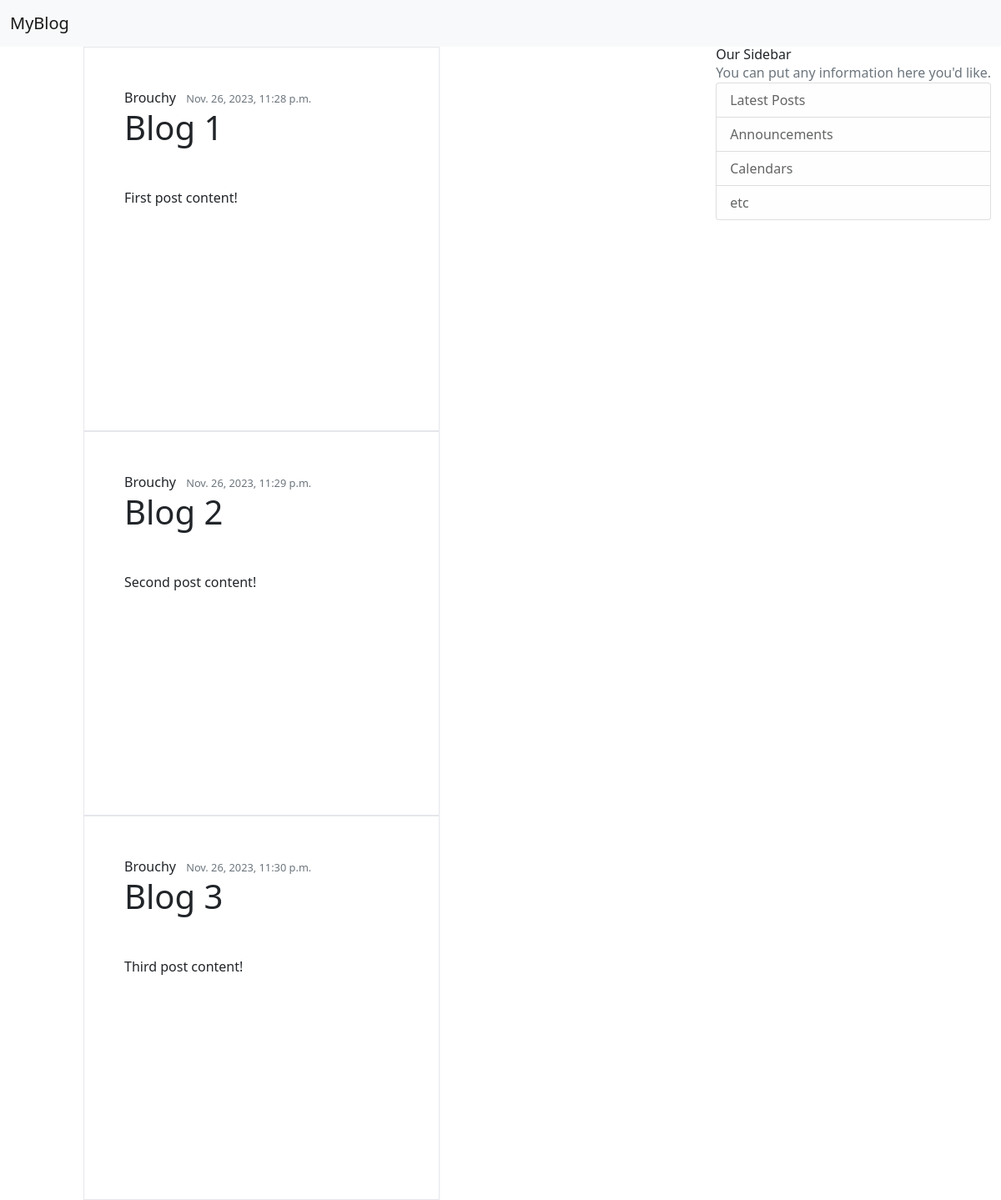
The page / on the database its author committed.
### blog/models.py (models this page shows, shortened)
class Post(models.Model):
    title = models.CharField(max_length=64)
    content = models.TextField()
    date_posted = models.DateTimeField(default=timezone.now)
    author = models.ForeignKey(User, on_delete=models.CASCADE)

### blog/views.py (the view)
# urls.py: path('', views.home, name='blog-home'),
def home(request):
    context = {
        'posts': Post.objects.all()
        }
    return render(request, 'blog/home.html', context)

### blog/templates/blog/home.html
{% extends "blog/base.html" %}
{% block content %}
    {% for post in posts %}
    <article class="media content-section box-content h-50 w-50 p-5 border-1">
        <div class="media-body">
          <div class="article-metadata">
            <a class="font-weight-bold mr-2" href="#">{{ post.author }}</a>
            <small class="text-muted">{{ post.date_posted }}</small>
          </div>
          <h1 class="display-6" href="#"><strong><a>{{ post.title }}</a></strong></h1>
          <br></br>
          <p>{{ post.content }}
        </div>
    </article>
    {% endfor %}
{% endblock content %}

### blog/templates/blog/base.html (shortened to what this page needs)
<!DOCTYPE html>
<html>
    <head>
    <link href="https://cdn.jsdelivr.net/npm/bootstrap@5.1.3/dist/css/bootstrap.min.css" rel="stylesheet">
    <script src="https://cdn.tailwindcss.com"></script>
    </head>
    <body>
    <nav class="navbar navbar-expand-lg navbar-light bg-light">
        <div class="container-fluid">
            <a class="navbar-brand" href="#">MyBlog</a>
        </div>
    </nav>
    <div role="main" class="container">
        <div class="row">
            <div class="col-md-8">
              {% block content %}
              {% endblock content %}
            </div>
        </div>
        </div>
        <div class="col-md-1">
            <div class="content-section absolute top-14 right-3 h-180 w-160">
            <h3>Our Sidebar</h3>
                <p class='text-muted'>You can put any information here you'd like.
                <ul class="list-group">
                    <li class="list-group-item list-group-item-light">Latest Posts</li>
                    <li class="list-group-item list-group-item-light">Announcements</li>
                    <li class="list-group-item list-group-item-light">Calendars</li>
                    <li class="list-group-item list-group-item-light">etc</li>
                </ul>
                </p>
            </div>
        </div>
    </body>
</html>

### rows shown on the page
Post: author "Brouchy", date_posted "Nov. 26, 2023, 11:28 p.m.", title "Blog 1", content "First post content!"
Post: author "Brouchy", date_posted "Nov. 26, 2023, 11:29 p.m.", title "Blog 2", content "Second post content!"
Post: author "Brouchy", date_posted "Nov. 26, 2023, 11:30 p.m.", title "Blog 3", content "Third post content!"
